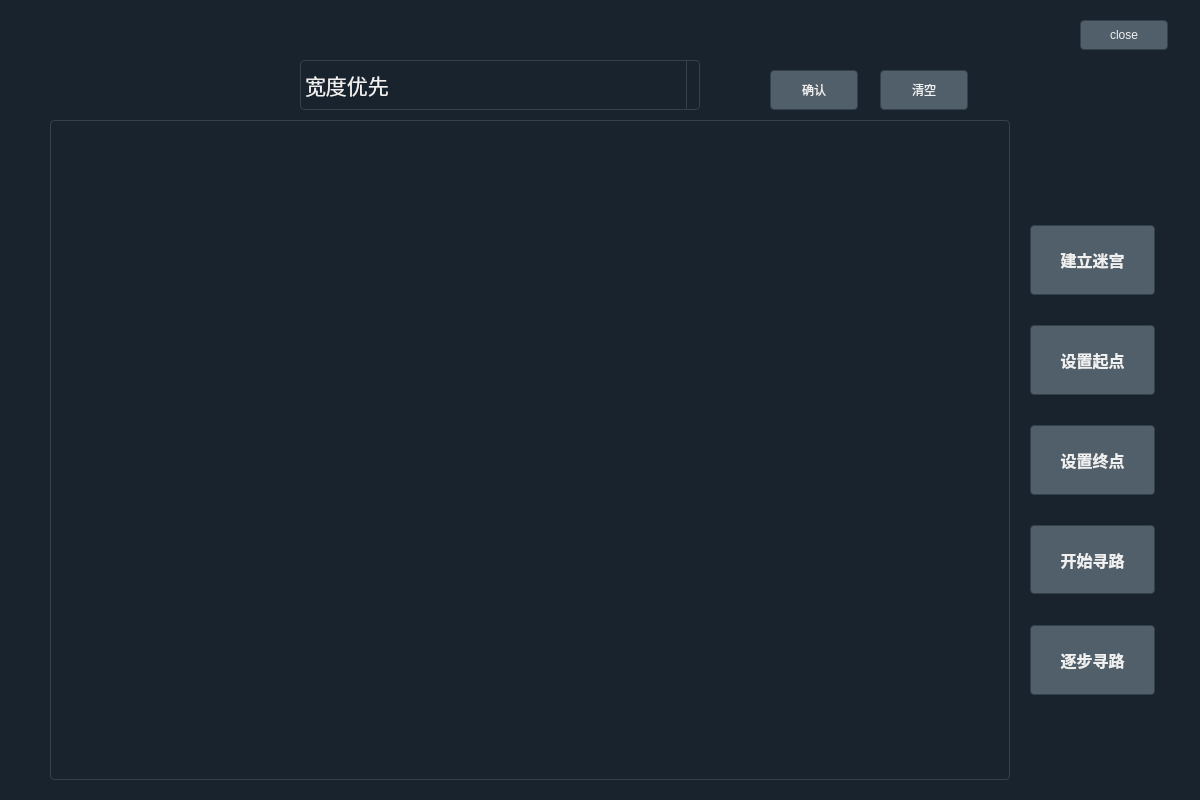
<?xml version="1.0" encoding="UTF-8"?>
<ui version="4.0">
 <class>maze_ui</class>
 <widget class="QWidget" name="maze_ui">
  <property name="geometry">
   <rect>
    <x>0</x>
    <y>0</y>
    <width>1200</width>
    <height>800</height>
   </rect>
  </property>
  <property name="minimumSize">
   <size>
    <width>1200</width>
    <height>800</height>
   </size>
  </property>
  <property name="maximumSize">
   <size>
    <width>1200</width>
    <height>800</height>
   </size>
  </property>
  <property name="windowTitle">
   <string>maze_ui</string>
  </property>
  <property name="styleSheet">
   <string notr="true">QWidget {
  background-color: #19232D;
  border: 0px solid #32414B;
  padding: 0px;
  color: #F0F0F0;
  selection-background-color: #1464A0;
  selection-color: #F0F0F0;
}

QWidget:disabled {
  background-color: #19232D;
  color: #787878;
  selection-background-color: #14506E;
  selection-color: #787878;
}

QWidget::item:selected {
  background-color: #1464A0;
}

QWidget::item:hover {
  background-color: #148CD2;
  color: #32414B;
}</string>
  </property>
  <widget class="QGraphicsView" name="graphicsView">
   <property name="geometry">
    <rect>
     <x>50</x>
     <y>120</y>
     <width>960</width>
     <height>660</height>
    </rect>
   </property>
   <property name="styleSheet">
    <string notr="true">QGraphicsView {
  background-color: #19232D;
  border: 1px solid #32414B;
  color: #F0F0F0;
  border-radius: 4px;
}

QGraphicsView:disabled {
  background-color: #19232D;
  border: 1px solid #32414B;
  color: #787878;
  border-radius: 4px;
}

QGraphicsView:hover, QGraphicsView:!hover, QGraphicsView:selected, QGraphicsView:pressed {
  border: 1px solid #32414B;
}</string>
   </property>
  </widget>
  <widget class="QComboBox" name="comboBox">
   <property name="geometry">
    <rect>
     <x>300</x>
     <y>60</y>
     <width>400</width>
     <height>50</height>
    </rect>
   </property>
   <property name="font">
    <font>
     <family>Arial</family>
     <pointsize>16</pointsize>
    </font>
   </property>
   <property name="styleSheet">
    <string notr="true">QComboBox {
  border: 1px solid #32414B;
  border-radius: 4px;
  selection-background-color: #1464A0;
  padding-left: 4px;
  padding-right: 36px;
  /* 4 + 16*2 See scrollbar size */
  /* Fixes #103, #111 */
  min-height: 1.5em;
  /* padding-top: 2px;     removed to fix #132 */
  /* padding-bottom: 2px;  removed to fix #132 */
  /* min-width: 75px;      removed to fix #109 */
  /* Needed to remove indicator - fix #132 */
}

QComboBox QAbstractItemView {
  border: 1px solid #32414B;
  border-radius: 0;
  background-color: #19232D;
  selection-background-color: #1464A0;
}

QComboBox QAbstractItemView:hover {
  background-color: #19232D;
  color: #F0F0F0;
}

QComboBox QAbstractItemView:selected {
  background: #1464A0;
  color: #32414B;
}

QComboBox QAbstractItemView:alternate {
  background: #19232D;
}

QComboBox:disabled {
  background-color: #19232D;
  color: #787878;
}

QComboBox:hover {
  border: 1px solid #148CD2;
}

QComboBox:focus {
  border: 1px solid #1464A0;
}

QComboBox:on {
  selection-background-color: #1464A0;
}

QComboBox::indicator {
  border: none;
  border-radius: 0;
  background-color: transparent;
  selection-background-color: transparent;
  color: transparent;
  selection-color: transparent;
  /* Needed to remove indicator - fix #132 */
}

QComboBox::indicator:alternate {
  background: #19232D;
}

QComboBox::item:alternate {
  background: #19232D;
}

QComboBox::item:checked {
  font-weight: bold;
}

QComboBox::item:selected {
  border: 0px solid transparent;
}

QComboBox::drop-down {
  subcontrol-origin: padding;
  subcontrol-position: top right;
  width: 12px;
  border-left: 1px solid #32414B;
}

QComboBox::down-arrow {
  image: url(&quot;:/qss_icons/rc/arrow_down_disabled.png&quot;);
  height: 8px;
  width: 8px;
}

QComboBox::down-arrow:on, QComboBox::down-arrow:hover, QComboBox::down-arrow:focus {
  image: url(&quot;:/qss_icons/rc/arrow_down.png&quot;);
}</string>
   </property>
   <item>
    <property name="text">
     <string>宽度优先</string>
    </property>
   </item>
   <item>
    <property name="text">
     <string>深度优先</string>
    </property>
   </item>
   <item>
    <property name="text">
     <string>贪婪搜索</string>
    </property>
   </item>
   <item>
    <property name="text">
     <string>采用欧氏距离的A*搜索</string>
    </property>
   </item>
   <item>
    <property name="text">
     <string>采用曼哈顿距离的A*搜索</string>
    </property>
   </item>
   <item>
    <property name="text">
     <string>采用切比雪夫距离的A*搜索</string>
    </property>
   </item>
  </widget>
  <widget class="QPushButton" name="set_maze">
   <property name="geometry">
    <rect>
     <x>1030</x>
     <y>225</y>
     <width>125</width>
     <height>70</height>
    </rect>
   </property>
   <property name="font">
    <font>
     <family>Arial</family>
     <pointsize>12</pointsize>
     <weight>75</weight>
     <bold>true</bold>
    </font>
   </property>
   <property name="styleSheet">
    <string notr="true">QPushButton {
  background-color: #505F69;
  border: 1px solid #32414B;
  color: #F0F0F0;
  border-radius: 4px;
  padding: 3px;
  outline: none;
  /* Issue #194 - Special case of QPushButton inside dialogs, for better UI */
  min-width: 80px;
}

QPushButton:disabled {
  background-color: #32414B;
  border: 1px solid #32414B;
  color: #787878;
  border-radius: 4px;
  padding: 3px;
}

QPushButton:checked {
  background-color: #32414B;
  border: 1px solid #32414B;
  border-radius: 4px;
  padding: 3px;
  outline: none;
}

QPushButton:checked:disabled {
  background-color: #19232D;
  border: 1px solid #32414B;
  color: #787878;
  border-radius: 4px;
  padding: 3px;
  outline: none;
}

QPushButton:checked:selected {
  background: #1464A0;
  color: #32414B;
}

QPushButton::menu-indicator {
  subcontrol-origin: padding;
  subcontrol-position: bottom right;
  bottom: 4px;
}

QPushButton:pressed {
  background-color: #19232D;
  border: 1px solid #19232D;
}

QPushButton:pressed:hover {
  border: 1px solid #148CD2;
}

QPushButton:hover {
  border: 1px solid #148CD2;
  color: #F0F0F0;
}

QPushButton:selected {
  background: #1464A0;
  color: #32414B;
}

QPushButton:hover {
  border: 1px solid #148CD2;
  color: #F0F0F0;
}

QPushButton:focus {
  border: 1px solid #1464A0;
}</string>
   </property>
   <property name="text">
    <string>建立迷宫</string>
   </property>
  </widget>
  <widget class="QPushButton" name="set_start_point">
   <property name="geometry">
    <rect>
     <x>1030</x>
     <y>325</y>
     <width>125</width>
     <height>70</height>
    </rect>
   </property>
   <property name="font">
    <font>
     <family>Arial</family>
     <pointsize>12</pointsize>
     <weight>75</weight>
     <bold>true</bold>
    </font>
   </property>
   <property name="styleSheet">
    <string notr="true">QPushButton {
  background-color: #505F69;
  border: 1px solid #32414B;
  color: #F0F0F0;
  border-radius: 4px;
  padding: 3px;
  outline: none;
  /* Issue #194 - Special case of QPushButton inside dialogs, for better UI */
  min-width: 80px;
}

QPushButton:disabled {
  background-color: #32414B;
  border: 1px solid #32414B;
  color: #787878;
  border-radius: 4px;
  padding: 3px;
}

QPushButton:checked {
  background-color: #32414B;
  border: 1px solid #32414B;
  border-radius: 4px;
  padding: 3px;
  outline: none;
}

QPushButton:checked:disabled {
  background-color: #19232D;
  border: 1px solid #32414B;
  color: #787878;
  border-radius: 4px;
  padding: 3px;
  outline: none;
}

QPushButton:checked:selected {
  background: #1464A0;
  color: #32414B;
}

QPushButton::menu-indicator {
  subcontrol-origin: padding;
  subcontrol-position: bottom right;
  bottom: 4px;
}

QPushButton:pressed {
  background-color: #19232D;
  border: 1px solid #19232D;
}

QPushButton:pressed:hover {
  border: 1px solid #148CD2;
}

QPushButton:hover {
  border: 1px solid #148CD2;
  color: #F0F0F0;
}

QPushButton:selected {
  background: #1464A0;
  color: #32414B;
}

QPushButton:hover {
  border: 1px solid #148CD2;
  color: #F0F0F0;
}

QPushButton:focus {
  border: 1px solid #1464A0;
}</string>
   </property>
   <property name="text">
    <string>设置起点</string>
   </property>
  </widget>
  <widget class="QPushButton" name="set_end_point">
   <property name="geometry">
    <rect>
     <x>1030</x>
     <y>425</y>
     <width>125</width>
     <height>70</height>
    </rect>
   </property>
   <property name="font">
    <font>
     <family>Arial</family>
     <pointsize>12</pointsize>
     <weight>75</weight>
     <italic>false</italic>
     <bold>true</bold>
    </font>
   </property>
   <property name="styleSheet">
    <string notr="true">QPushButton {
  background-color: #505F69;
  border: 1px solid #32414B;
  color: #F0F0F0;
  border-radius: 4px;
  padding: 3px;
  outline: none;
  /* Issue #194 - Special case of QPushButton inside dialogs, for better UI */
  min-width: 80px;
}

QPushButton:disabled {
  background-color: #32414B;
  border: 1px solid #32414B;
  color: #787878;
  border-radius: 4px;
  padding: 3px;
}

QPushButton:checked {
  background-color: #32414B;
  border: 1px solid #32414B;
  border-radius: 4px;
  padding: 3px;
  outline: none;
}

QPushButton:checked:disabled {
  background-color: #19232D;
  border: 1px solid #32414B;
  color: #787878;
  border-radius: 4px;
  padding: 3px;
  outline: none;
}

QPushButton:checked:selected {
  background: #1464A0;
  color: #32414B;
}

QPushButton::menu-indicator {
  subcontrol-origin: padding;
  subcontrol-position: bottom right;
  bottom: 4px;
}

QPushButton:pressed {
  background-color: #19232D;
  border: 1px solid #19232D;
}

QPushButton:pressed:hover {
  border: 1px solid #148CD2;
}

QPushButton:hover {
  border: 1px solid #148CD2;
  color: #F0F0F0;
}

QPushButton:selected {
  background: #1464A0;
  color: #32414B;
}

QPushButton:hover {
  border: 1px solid #148CD2;
  color: #F0F0F0;
}

QPushButton:focus {
  border: 1px solid #1464A0;
}</string>
   </property>
   <property name="text">
    <string>设置终点</string>
   </property>
  </widget>
  <widget class="QPushButton" name="fast_start">
   <property name="geometry">
    <rect>
     <x>1030</x>
     <y>525</y>
     <width>125</width>
     <height>69</height>
    </rect>
   </property>
   <property name="font">
    <font>
     <family>Arial</family>
     <pointsize>12</pointsize>
     <weight>75</weight>
     <bold>true</bold>
    </font>
   </property>
   <property name="styleSheet">
    <string notr="true">QPushButton {
  background-color: #505F69;
  border: 1px solid #32414B;
  color: #F0F0F0;
  border-radius: 4px;
  padding: 3px;
  outline: none;
  /* Issue #194 - Special case of QPushButton inside dialogs, for better UI */
  min-width: 80px;
}

QPushButton:disabled {
  background-color: #32414B;
  border: 1px solid #32414B;
  color: #787878;
  border-radius: 4px;
  padding: 3px;
}

QPushButton:checked {
  background-color: #32414B;
  border: 1px solid #32414B;
  border-radius: 4px;
  padding: 3px;
  outline: none;
}

QPushButton:checked:disabled {
  background-color: #19232D;
  border: 1px solid #32414B;
  color: #787878;
  border-radius: 4px;
  padding: 3px;
  outline: none;
}

QPushButton:checked:selected {
  background: #1464A0;
  color: #32414B;
}

QPushButton::menu-indicator {
  subcontrol-origin: padding;
  subcontrol-position: bottom right;
  bottom: 4px;
}

QPushButton:pressed {
  background-color: #19232D;
  border: 1px solid #19232D;
}

QPushButton:pressed:hover {
  border: 1px solid #148CD2;
}

QPushButton:hover {
  border: 1px solid #148CD2;
  color: #F0F0F0;
}

QPushButton:selected {
  background: #1464A0;
  color: #32414B;
}

QPushButton:hover {
  border: 1px solid #148CD2;
  color: #F0F0F0;
}

QPushButton:focus {
  border: 1px solid #1464A0;
}</string>
   </property>
   <property name="text">
    <string>开始寻路</string>
   </property>
  </widget>
  <widget class="QPushButton" name="slow_start">
   <property name="geometry">
    <rect>
     <x>1030</x>
     <y>625</y>
     <width>125</width>
     <height>70</height>
    </rect>
   </property>
   <property name="font">
    <font>
     <family>Arial</family>
     <pointsize>12</pointsize>
     <weight>75</weight>
     <bold>true</bold>
    </font>
   </property>
   <property name="styleSheet">
    <string notr="true">QPushButton {
  background-color: #505F69;
  border: 1px solid #32414B;
  color: #F0F0F0;
  border-radius: 4px;
  padding: 3px;
  outline: none;
  /* Issue #194 - Special case of QPushButton inside dialogs, for better UI */
  min-width: 80px;
}

QPushButton:disabled {
  background-color: #32414B;
  border: 1px solid #32414B;
  color: #787878;
  border-radius: 4px;
  padding: 3px;
}

QPushButton:checked {
  background-color: #32414B;
  border: 1px solid #32414B;
  border-radius: 4px;
  padding: 3px;
  outline: none;
}

QPushButton:checked:disabled {
  background-color: #19232D;
  border: 1px solid #32414B;
  color: #787878;
  border-radius: 4px;
  padding: 3px;
  outline: none;
}

QPushButton:checked:selected {
  background: #1464A0;
  color: #32414B;
}

QPushButton::menu-indicator {
  subcontrol-origin: padding;
  subcontrol-position: bottom right;
  bottom: 4px;
}

QPushButton:pressed {
  background-color: #19232D;
  border: 1px solid #19232D;
}

QPushButton:pressed:hover {
  border: 1px solid #148CD2;
}

QPushButton:hover {
  border: 1px solid #148CD2;
  color: #F0F0F0;
}

QPushButton:selected {
  background: #1464A0;
  color: #32414B;
}

QPushButton:hover {
  border: 1px solid #148CD2;
  color: #F0F0F0;
}

QPushButton:focus {
  border: 1px solid #1464A0;
}</string>
   </property>
   <property name="text">
    <string>逐步寻路</string>
   </property>
  </widget>
  <widget class="QPushButton" name="set">
   <property name="geometry">
    <rect>
     <x>770</x>
     <y>70</y>
     <width>88</width>
     <height>40</height>
    </rect>
   </property>
   <property name="styleSheet">
    <string notr="true">QPushButton {
  background-color: #505F69;
  border: 1px solid #32414B;
  color: #F0F0F0;
  border-radius: 4px;
  padding: 3px;
  outline: none;
  /* Issue #194 - Special case of QPushButton inside dialogs, for better UI */
  min-width: 80px;
}

QPushButton:disabled {
  background-color: #32414B;
  border: 1px solid #32414B;
  color: #787878;
  border-radius: 4px;
  padding: 3px;
}

QPushButton:checked {
  background-color: #32414B;
  border: 1px solid #32414B;
  border-radius: 4px;
  padding: 3px;
  outline: none;
}

QPushButton:checked:disabled {
  background-color: #19232D;
  border: 1px solid #32414B;
  color: #787878;
  border-radius: 4px;
  padding: 3px;
  outline: none;
}

QPushButton:checked:selected {
  background: #1464A0;
  color: #32414B;
}

QPushButton::menu-indicator {
  subcontrol-origin: padding;
  subcontrol-position: bottom right;
  bottom: 4px;
}

QPushButton:pressed {
  background-color: #19232D;
  border: 1px solid #19232D;
}

QPushButton:pressed:hover {
  border: 1px solid #148CD2;
}

QPushButton:hover {
  border: 1px solid #148CD2;
  color: #F0F0F0;
}

QPushButton:selected {
  background: #1464A0;
  color: #32414B;
}

QPushButton:hover {
  border: 1px solid #148CD2;
  color: #F0F0F0;
}

QPushButton:focus {
  border: 1px solid #1464A0;
}</string>
   </property>
   <property name="text">
    <string>确认</string>
   </property>
  </widget>
  <widget class="QPushButton" name="cancle">
   <property name="geometry">
    <rect>
     <x>880</x>
     <y>70</y>
     <width>88</width>
     <height>40</height>
    </rect>
   </property>
   <property name="styleSheet">
    <string notr="true">QPushButton {
  background-color: #505F69;
  border: 1px solid #32414B;
  color: #F0F0F0;
  border-radius: 4px;
  padding: 3px;
  outline: none;
  /* Issue #194 - Special case of QPushButton inside dialogs, for better UI */
  min-width: 80px;
}

QPushButton:disabled {
  background-color: #32414B;
  border: 1px solid #32414B;
  color: #787878;
  border-radius: 4px;
  padding: 3px;
}

QPushButton:checked {
  background-color: #32414B;
  border: 1px solid #32414B;
  border-radius: 4px;
  padding: 3px;
  outline: none;
}

QPushButton:checked:disabled {
  background-color: #19232D;
  border: 1px solid #32414B;
  color: #787878;
  border-radius: 4px;
  padding: 3px;
  outline: none;
}

QPushButton:checked:selected {
  background: #1464A0;
  color: #32414B;
}

QPushButton::menu-indicator {
  subcontrol-origin: padding;
  subcontrol-position: bottom right;
  bottom: 4px;
}

QPushButton:pressed {
  background-color: #19232D;
  border: 1px solid #19232D;
}

QPushButton:pressed:hover {
  border: 1px solid #148CD2;
}

QPushButton:hover {
  border: 1px solid #148CD2;
  color: #F0F0F0;
}

QPushButton:selected {
  background: #1464A0;
  color: #32414B;
}

QPushButton:hover {
  border: 1px solid #148CD2;
  color: #F0F0F0;
}

QPushButton:focus {
  border: 1px solid #1464A0;
}</string>
   </property>
   <property name="text">
    <string>清空</string>
   </property>
  </widget>
  <widget class="QPushButton" name="close">
   <property name="geometry">
    <rect>
     <x>1080</x>
     <y>20</y>
     <width>88</width>
     <height>30</height>
    </rect>
   </property>
   <property name="styleSheet">
    <string notr="true">QPushButton {
  background-color: #505F69;
  border: 1px solid #32414B;
  color: #F0F0F0;
  border-radius: 4px;
  padding: 3px;
  outline: none;
  /* Issue #194 - Special case of QPushButton inside dialogs, for better UI */
  min-width: 80px;
}

QPushButton:disabled {
  background-color: #32414B;
  border: 1px solid #32414B;
  color: #787878;
  border-radius: 4px;
  padding: 3px;
}

QPushButton:checked {
  background-color: #32414B;
  border: 1px solid #32414B;
  border-radius: 4px;
  padding: 3px;
  outline: none;
}

QPushButton:checked:disabled {
  background-color: #19232D;
  border: 1px solid #32414B;
  color: #787878;
  border-radius: 4px;
  padding: 3px;
  outline: none;
}

QPushButton:checked:selected {
  background: #1464A0;
  color: #32414B;
}

QPushButton::menu-indicator {
  subcontrol-origin: padding;
  subcontrol-position: bottom right;
  bottom: 4px;
}

QPushButton:pressed {
  background-color: #19232D;
  border: 1px solid #19232D;
}

QPushButton:pressed:hover {
  border: 1px solid #148CD2;
}

QPushButton:hover {
  border: 1px solid #148CD2;
  color: #F0F0F0;
}

QPushButton:selected {
  background: #1464A0;
  color: #32414B;
}

QPushButton:hover {
  border: 1px solid #148CD2;
  color: #F0F0F0;
}

QPushButton:focus {
  border: 1px solid #1464A0;
}</string>
   </property>
   <property name="text">
    <string>close</string>
   </property>
  </widget>
 </widget>
 <resources/>
 <connections/>
</ui>
